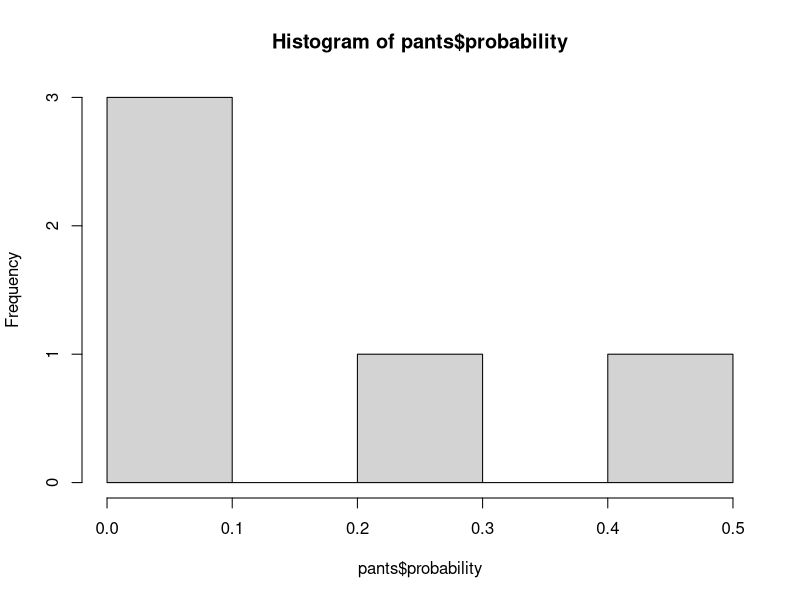
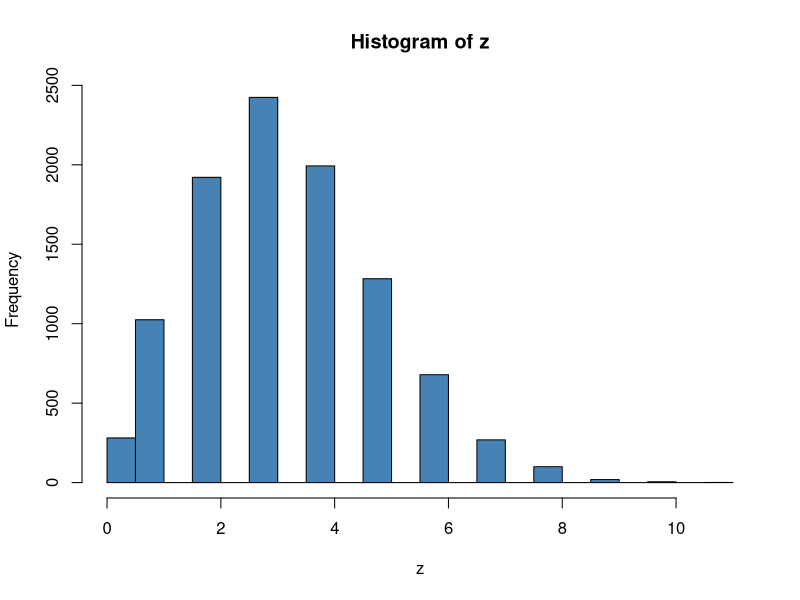
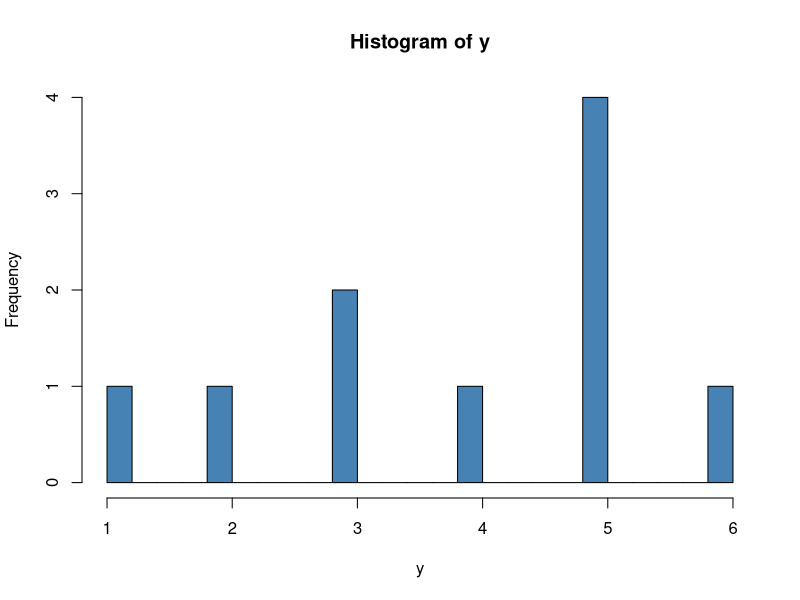
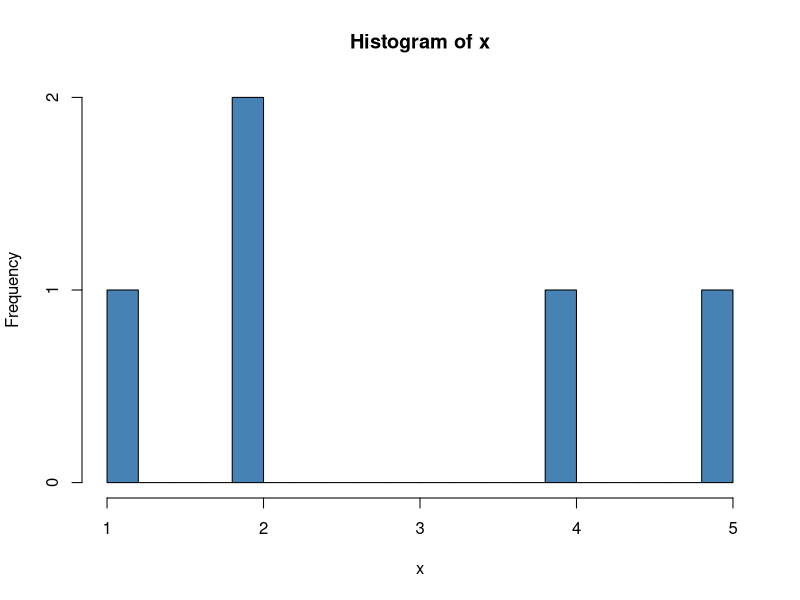
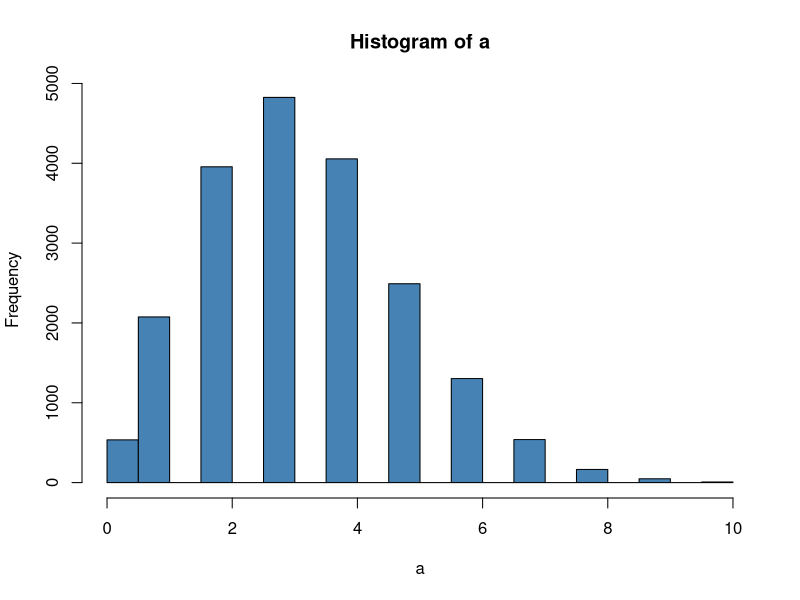

The R source for these figures, in order:
## ---- chunk 1
pants <- data.frame(
   type = c("Blue jeans","Grey jeans","Black jeans","Black suit","Blue tracksuit"),
   label = c("X1", "X2", "X3", "X4", "X5"),
   probability = c(0.5,0.3,0.1,0,0.1))

pants
## ---- chunk 2
#Try plotting a bar graph of all the probabilities above
library(ggplot2)
hist(pants$probability)


## ---- chunk 3
dbinom( x = 4, size = 20, prob = 1/6 )
## ---- chunk 4
#Try finding the probability for N = 20 and N=100 trials for a fair coin flip.
## ---- chunk 5
#Find the probability of rolling 0 skulls or 1 skull or 2 skulls or 3 skulls or 4 skulls
pbinom( q= 4, size = 20, prob = 1/6)

#Practice - Find probability of getting 0-5 heads in 50 trials of coin flip
## ---- chunk 6
qbinom( p = 0.75, size = 20, prob = 1/6 )

#Practice - Find the 40th percentile
## ---- chunk 7
z <- rbinom( n = 10000, size = 20, prob = 1/6 )
y <- rbinom( n = 10, size = 20, prob = 1/6 )
x <- rbinom( n = 5, size = 20, prob = 1/6 )
a <- rbinom( n = 20000, size = 20, prob = 1/6 )
# z
#Let's also plot this and see how it looks
hist(z, breaks =25, col = 'steelblue')
hist(y, breaks =25, col = 'steelblue')
hist(x, breaks =25, col = 'steelblue')
hist(a, breaks =25, col = 'steelblue')
